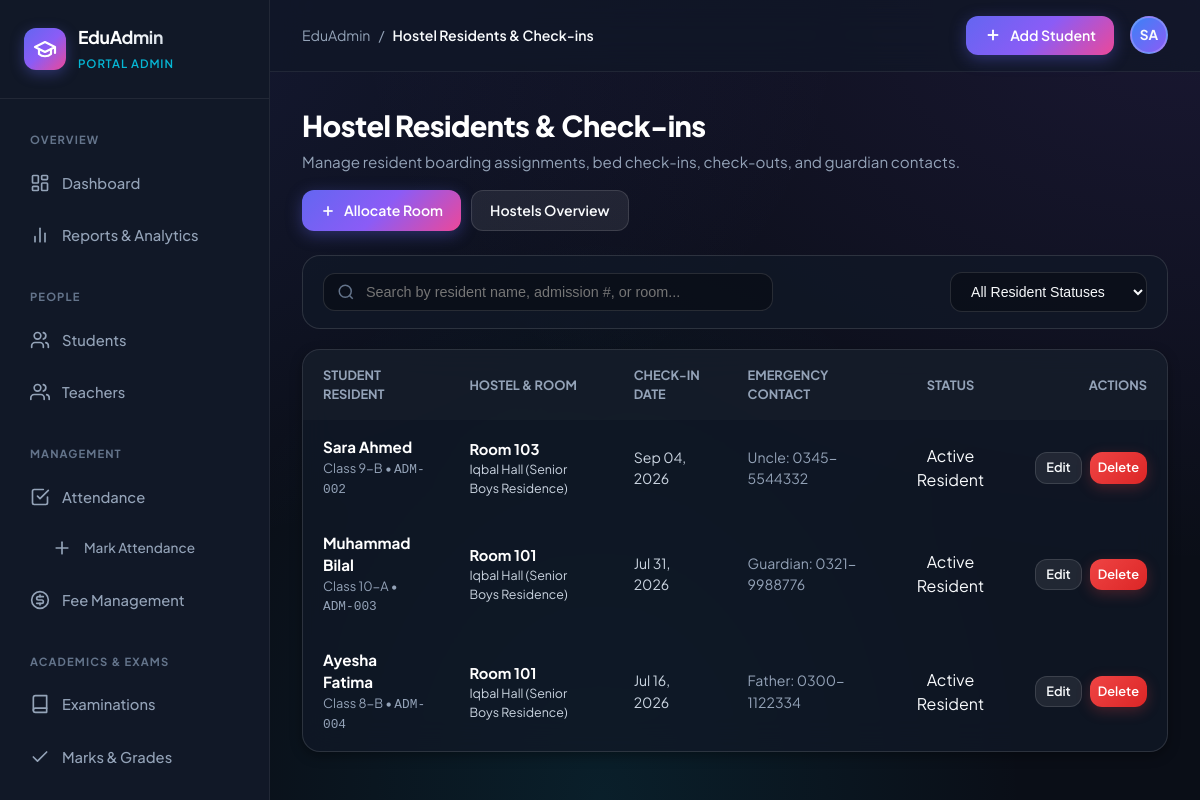
Page /hostel/residents/ on the committed database.
### hostel/models.py (models this page shows, shortened)
class RoomAllocation(models.Model):
    STATUS_CHOICES = [
        ('Active', 'Active Resident'),
        ('Vacated', 'Vacated / Checked-out'),
    ]
    student = models.ForeignKey('students.Student', on_delete=models.CASCADE, related_name='hostel_allocations', verbose_name="Student")
    room = models.ForeignKey(HostelRoom, on_delete=models.CASCADE, related_name='allocations', verbose_name="Room")
    allocated_date = models.DateField(default=timezone.now, verbose_name="Check-in Date")
    vacated_date = models.DateField(null=True, blank=True, verbose_name="Check-out Date")
    status = models.CharField(max_length=20, choices=STATUS_CHOICES, default='Active', verbose_name="Resident Status")
    emergency_contact = models.CharField(max_length=100, blank=True, verbose_name="Emergency Guardian Contact")
    remarks = models.CharField(max_length=200, blank=True, verbose_name="Notes")
    created_at = models.DateTimeField(auto_now_add=True)
    class Meta:
        ordering = ['-allocated_date', 'student__student_name']
        verbose_name = "Room Allocation"
        verbose_name_plural = "Room Allocations"

class HostelRoom(models.Model):
    ROOM_TYPE_CHOICES = [
        ('Single', 'Single Occupancy (1 Bed)'),
        ('Double', 'Double Sharing (2 Beds)'),
        ('Triple', 'Triple Sharing (3 Beds)'),
        ('Dormitory', 'Dormitory (4+ Beds)'),
    ]
    hostel = models.ForeignKey(Hostel, on_delete=models.CASCADE, related_name='rooms', verbose_name="Hostel Building")
    room_number = models.CharField(max_length=30, verbose_name="Room Number")
    room_type = models.CharField(max_length=30, choices=ROOM_TYPE_CHOICES, default='Double', verbose_name="Room Type")
    capacity = models.PositiveIntegerField(default=2, verbose_name="Bed Capacity")
    monthly_rent = models.DecimalField(max_digits=8, decimal_places=2, default=Decimal('8000.00'), verbose_name="Monthly Rent (PKR)")
    created_at = models.DateTimeField(auto_now_add=True)
    class Meta:
        ordering = ['hostel__name', 'room_number']
        unique_together = ('hostel', 'room_number')
        verbose_name = "Hostel Room"
        verbose_name_plural = "Hostel Rooms"

class Hostel(models.Model):
    HOSTEL_TYPE_CHOICES = [
        ('Boys', 'Boys Hostel'),
        ('Girls', 'Girls Hostel'),
        ('Faculty', 'Faculty / Staff Residency'),
    ]
    name = models.CharField(max_length=150, unique=True, verbose_name="Hostel / Hall Name")
    hostel_type = models.CharField(max_length=20, choices=HOSTEL_TYPE_CHOICES, default='Boys', verbose_name="Residency Type")
    warden_name = models.CharField(max_length=120, verbose_name="Warden / Caretaker Name")
    warden_phone = models.CharField(max_length=25, verbose_name="Warden Contact Number")
    address = models.TextField(blank=True, verbose_name="Campus Location / Address")
    description = models.TextField(blank=True, verbose_name="Hostel Facilities / Notes")
    created_at = models.DateTimeField(auto_now_add=True)
    class Meta:
        ordering = ['name']
        verbose_name = "Hostel Building"
        verbose_name_plural = "Hostel Buildings"

### students/models.py (models this page shows, shortened)
class Student(models.Model):
    student_name = models.CharField(
        max_length=150,
        verbose_name="Student Name",
        help_text="Full legal name of the student"
    )
    admission_number = models.CharField(
        max_length=30,
        unique=True,
        verbose_name="Admission Number",
        help_text="Unique institutional admission identifier"
    )
    student_class = models.CharField(
        max_length=50,
        verbose_name="Class / Grade",
        help_text="Current class or grade level"
    )
    contact_number = models.CharField(
        max_length=20,
        verbose_name="Contact Number",
        help_text="Primary guardian contact phone number"
    )
    created_at = models.DateTimeField(
        auto_now_add=True,
        verbose_name="Registered On"
    )
    updated_at = models.DateTimeField(
        auto_now=True,
        verbose_name="Last Updated"
    )
    class Meta:
        ordering = ['-created_at']
        verbose_name = "Student"
        verbose_name_plural = "Students"

### hostel/views.py (the view)
# urls.py: path('residents/', views.allocation_list, name='allocation_list'),
def allocation_list(request):
    query = request.GET.get('q', '').strip()
    status_filter = request.GET.get('status', '').strip()
    allocations = RoomAllocation.objects.select_related('student', 'room', 'room__hostel').all()
    if query:
        allocations = allocations.filter(
            Q(student__student_name__icontains=query) |
            Q(student__admission_number__icontains=query) |
            Q(room__room_number__icontains=query)
        )
    if status_filter:
        allocations = allocations.filter(status=status_filter)
    context = {
        'page_title': 'Hostel Residents & Check-ins',
        'active_tab': 'hostel_residents',
        'allocations': allocations,
        'query': query,
        'status_filter': status_filter,
        'statuses': RoomAllocation.STATUS_CHOICES,
    }
    return render(request, 'hostel/allocation_list.html', context)

### templates/hostel/allocation_list.html (shortened to what this page needs)
{% extends 'students/base.html' %}
{% block content %}
<div style="display:flex; justify-content:space-between; align-items:flex-start; margin-bottom:24px; flex-wrap:wrap; gap:16px;">
  <div>
    <h1 style="font-size:1.8rem; font-weight:800; color:#fff; letter-spacing:-0.02em;">Hostel Residents &amp; Check-ins</h1>
    <p style="color:var(--text-muted); font-size:0.95rem; margin-top:4px;">Manage resident boarding assignments, bed check-ins, check-outs, and guardian contacts.</p>
  </div>
  <div style="display:flex; gap:10px; flex-wrap:wrap;">
    <a href="{% url 'hostel:allocation_add' %}" class="btn-primary" id="allot-room-btn">
      <svg width="16" height="16" viewBox="0 0 24 24" fill="none" stroke="currentColor" stroke-width="2.5"><line x1="12" x2="12" y1="5" y2="19"/><line x1="5" x2="19" y1="12" y2="12"/></svg>
      Allocate Room
    </a>
    <a href="{% url 'hostel:hostel_overview' %}" class="btn-secondary">
      Hostels Overview
    </a>
  </div>
</div>
<form method="GET" class="filter-bar" style="margin-bottom:20px;">
  <div class="search-input-wrap">
    <svg viewBox="0 0 24 24" fill="none" stroke="currentColor" stroke-width="2"><circle cx="11" cy="11" r="8"/><line x1="21" y1="21" x2="16.65" y2="16.65"/></svg>
    <input type="text" name="q" value="{{ query }}" class="search-input" placeholder="Search by resident name, admission #, or room..." autocomplete="off">
  </div>
  <div style="display:flex; gap:10px; flex-wrap:wrap; align-items:center;">
    <select name="status" class="filter-select" onchange="this.form.submit()">
      <option value="">All Resident Statuses</option>
    </select>
  </div>
</form>
<div class="glass-card" style="padding:0; overflow:hidden;">
  <div style="overflow-x:auto;">
    <table class="data-table" style="width:100%; border-collapse:collapse;">
      <thead>
        <tr style="border-bottom:1px solid var(--border-color); background:rgba(255,255,255,0.02);">
          <th style="padding:16px 20px; text-align:left; font-size:0.8rem; text-transform:uppercase; color:var(--text-muted);">Student Resident</th>
          <th style="padding:16px 20px; text-align:left; font-size:0.8rem; text-transform:uppercase; color:var(--text-muted);">Hostel &amp; Room</th>
          <th style="padding:16px 20px; text-align:left; font-size:0.8rem; text-transform:uppercase; color:var(--text-muted);">Check-in Date</th>
          <th style="padding:16px 20px; text-align:left; font-size:0.8rem; text-transform:uppercase; color:var(--text-muted);">Emergency Contact</th>
          <th style="padding:16px 20px; text-align:center; font-size:0.8rem; text-transform:uppercase; color:var(--text-muted);">Status</th>
          <th style="padding:16px 20px; text-align:right; font-size:0.8rem; text-transform:uppercase; color:var(--text-muted);">Actions</th>
        </tr>
      </thead>
      <tbody>
        {% for a in allocations %}
        <tr style="border-bottom:1px solid var(--border-color); transition:background 0.15s ease;" onmouseover="this.style.background='rgba(255,255,255,0.03)'" onmouseout="this.style.background='transparent'">
          <td style="padding:16px 20px;">
            <div style="font-weight:700; color:#fff; font-size:0.95rem;">{{ a.student.student_name }}</div>
            <div style="font-size:0.8rem; color:var(--text-muted);">{{ a.student.student_class }} &bull; <span style="font-family:monospace; color:var(--cyan);">{{ a.student.admission_number }}</span></div>
          </td>
          <td style="padding:16px 20px;">
            <div style="font-weight:700; color:#fff; font-size:0.92rem;">Room {{ a.room.room_number }}</div>
            <div style="font-size:0.78rem; color:#cbd5e1;">{{ a.room.hostel.name }}</div>
          </td>
          <td style="padding:16px 20px; color:#cbd5e1; font-size:0.88rem;">
            {{ a.allocated_date|date:"M d, Y" }}
          </td>
          <td style="padding:16px 20px; color:var(--text-muted); font-size:0.88rem;">
            {{ a.emergency_contact|default:a.student.contact_number }}
          </td>
          <td style="padding:16px 20px; text-align:center;">
            {% if a.status == 'Active' %}
              <span class="status-badge badge-active">Active Resident</span>
            {% else %}
              <span class="status-badge badge-unpaid">Vacated</span>
            {% endif %}
          </td>
          <td style="padding:16px 20px; text-align:right;">
            <div style="display:inline-flex; gap:8px;">
              <a href="{% url 'hostel:allocation_edit' a.pk %}" class="btn-secondary" style="padding:5px 10px; font-size:0.8rem;">Edit</a>
              <a href="{% url 'hostel:allocation_delete' a.pk %}" class="btn-danger" style="padding:5px 8px; font-size:0.8rem;">Delete</a>
            </div>
          </td>
        </tr>
        {% empty %}
        <tr>
          <td colspan="6" style="padding:48px 20px; text-align:center; color:var(--text-muted);">
            No residents checked in yet.
          </td>
        </tr>
        {% endfor %}
      </tbody>
    </table>
  </div>
</div>
{% endblock %}

### static/css/style.css (style rules this page uses)
:root { --bg-base: #0a0e17; --bg-surface: #111827; --bg-card: rgba(17, 24, 39, 0.75); --bg-card-hover: rgba(30, 41, 59, 0.85); --bg-glass: rgba(255, 255, 255, 0.04); --bg-glass-heavy: rgba(255, 255, 255, 0.08); --border-subtle: rgba(255, 255, 255, 0.07); --border-card: rgba(255, 255, 255, 0.12); --border-focus: #6366f1; --primary: #6366f1; --primary-hover: #4f46e5; --primary-gradient: linear-gradient(135deg, #6366f1 0%, #8b5cf6 50%, #ec4899 100%); --primary-glow: rgba(99, 102, 241, 0.35); --secondary: #06b6d4; --accent-purple: #8b5cf6; --success: #10b981; --success-glow: rgba(16, 185, 129, 0.25); --warning: #f59e0b; --warning-glow: rgba(245, 158, 11, 0.25); --danger: #ef4444; --danger-hover: #dc2626; --danger-glow: rgba(239, 68, 68, 0.25); --text-main: #f8fafc; --text-muted: #94a3b8; --text-dim: #64748b; --text-inverse: #0a0e17; --shadow-sm: 0 2px 4px rgba(0, 0, 0, 0.25); --shadow-md: 0 4px 12px rgba(0, 0, 0, 0.35); --shadow-lg: 0 12px 32px rgba(0, 0, 0, 0.45); --shadow-glow: 0 0 25px var(--primary-glow); --sidebar-width: 270px; --topbar-height: 72px; --radius-sm: 8px; --radius-md: 12px; --radius-lg: 18px; --radius-full: 9999px; --transition-fast: 0.18s ease; --transition-smooth: 0.3s cubic-bezier(0.4, 0, 0.2, 1); }
*, *::before, *::after { box-sizing: border-box; margin: 0; padding: 0; }
body { font-family: 'Plus Jakarta Sans', -apple-system, BlinkMacSystemFont, 'Segoe UI', Roboto, sans-serif; background-color: var(--bg-base); background-image: radial-gradient(at 0% 0%, rgba(99, 102, 241, 0.15) 0px, transparent 50%), radial-gradient(at 100% 0%, rgba(139, 92, 246, 0.12) 0px, transparent 50%), radial-gradient(at 50% 100%, rgba(6, 182, 212, 0.1) 0px, transparent 50%); background-attachment: fixed; color: var(--text-main); line-height: 1.5; min-height: 100vh; -webkit-font-smoothing: antialiased; }
a { color: inherit; text-decoration: none; }
.btn-primary { display: inline-flex; align-items: center; gap: 8px; padding: 9px 18px; border-radius: var(--radius-md); background: var(--primary-gradient); color: #fff; font-size: 0.88rem; font-weight: 600; border: none; cursor: pointer; box-shadow: 0 4px 16px var(--primary-glow); transition: all var(--transition-fast); }
.btn-secondary { display: inline-flex; align-items: center; gap: 8px; padding: 9px 18px; border-radius: var(--radius-md); background: var(--bg-glass-heavy); border: 1px solid var(--border-card); color: var(--text-main); font-size: 0.88rem; font-weight: 600; cursor: pointer; transition: all var(--transition-fast); }
.btn-danger { display: inline-flex; align-items: center; gap: 8px; padding: 9px 18px; border-radius: var(--radius-md); background: linear-gradient(135deg, #ef4444 0%, #dc2626 100%); color: #fff; font-size: 0.88rem; font-weight: 600; border: none; cursor: pointer; box-shadow: 0 4px 14px var(--danger-glow); transition: all var(--transition-fast); }
.glass-card { background: var(--bg-card); backdrop-filter: blur(16px); border: 1px solid var(--border-card); border-radius: var(--radius-lg); padding: 24px; box-shadow: var(--shadow-md); transition: transform var(--transition-fast), border-color var(--transition-fast), box-shadow var(--transition-fast); }
.filter-bar { display: flex; flex-wrap: wrap; align-items: center; justify-content: space-between; gap: 16px; margin-bottom: 24px; background: var(--bg-card); padding: 16px 20px; border-radius: var(--radius-lg); border: 1px solid var(--border-card); }
.search-input-wrap { position: relative; flex: 1; min-width: 260px; max-width: 450px; }
.search-input-wrap svg { position: absolute; left: 14px; top: 50%; transform: translateY(-50%); width: 18px; height: 18px; color: var(--text-dim); }
.search-input { width: 100%; padding: 10px 16px 10px 42px; border-radius: var(--radius-md); background: rgba(0, 0, 0, 0.3); border: 1px solid var(--border-card); color: #fff; font-size: 0.9rem; outline: none; transition: all var(--transition-fast); }
.filter-select { padding: 10px 16px; border-radius: var(--radius-md); background: rgba(0, 0, 0, 0.3); border: 1px solid var(--border-card); color: var(--text-main); font-size: 0.88rem; outline: none; cursor: pointer; transition: all var(--transition-fast); }
.filter-select option { background: var(--bg-surface); color: var(--text-main); }

### rows in the picture
RoomAllocation: student.student_name "Sara Ahmed", student.student_class "Class 9-B", student.admission_number "ADM-002", room.room_number "103", room.hostel.name "Iqbal Hall (Senior Boys Residence)", allocated_date "Sep 04, 2026", emergency_contact "Uncle: 0345-5544332", status "Active Resident"
RoomAllocation: student.student_name "Muhammad Bilal", student.student_class "Class 10-A", student.admission_number "ADM-003", room.room_number "101", room.hostel.name "Iqbal Hall (Senior Boys Residence)", allocated_date "Jul 31, 2026", emergency_contact "Guardian: 0321-9988776", status "Active Resident"
RoomAllocation: student.student_name "Ayesha Fatima", student.student_class "Class 8-B", student.admission_number "ADM-004", room.room_number "101", room.hostel.name "Iqbal Hall (Senior Boys Residence)", allocated_date "Jul 16, 2026", emergency_contact "Father: 0300-1122334", status "Active Resident"

### other values in the picture
{{ page_title|default:"Overview" }} "Hostel Residents & Check-ins"
